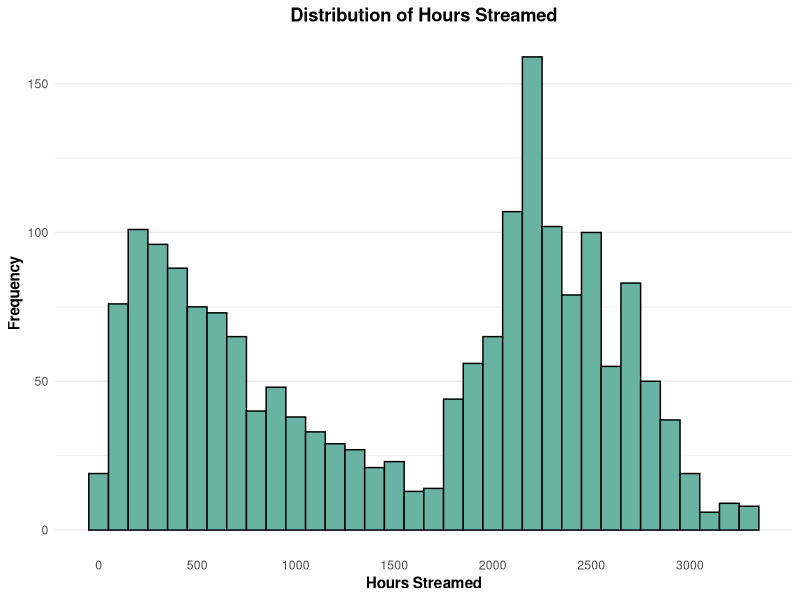
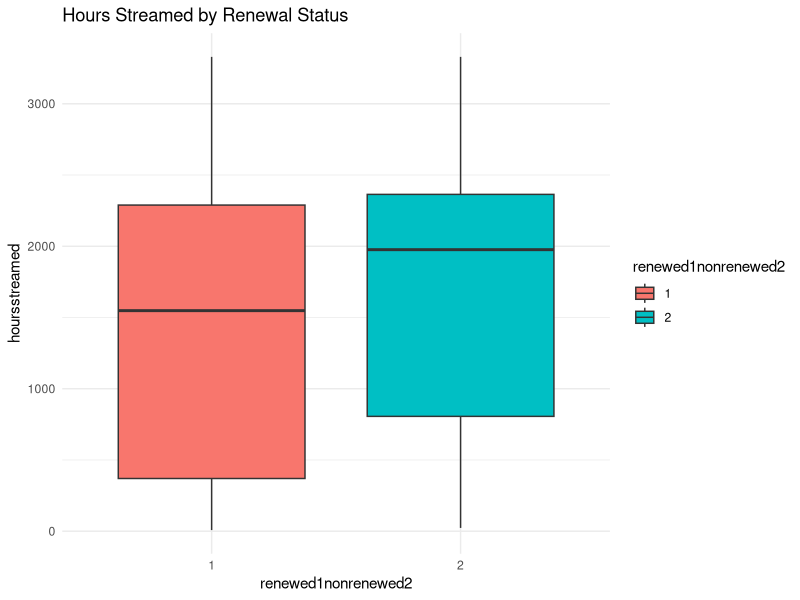
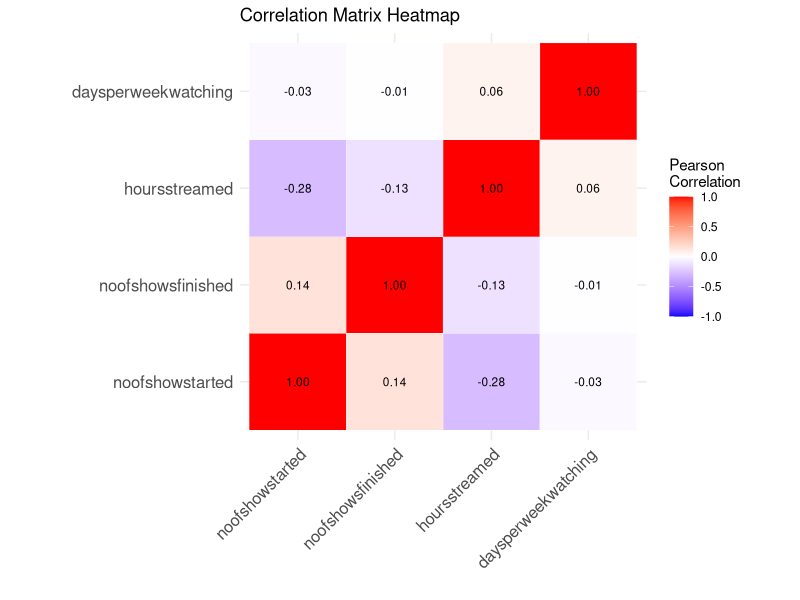

Write R code to recreate these figures, in order. (Note: this script raises an error after producing the figures.)
# Load necessary libraries
library(tidyverse)
library(ggplot2)
library(reshape2)
library(survival)
library(survminer)

# Load the dataset
data <- read.csv("StreamingServiceSurvivalDataset.csv")

# View the first few rows of the dataset
head(data)
str(data)
sum(is.na(data))

# Impute missing values with the median
data$noofshowstarted[is.na(data$noofshowstarted)] <- median(data$noofshowstarted, na.rm = TRUE)
data$noofshowsfinished[is.na(data$noofshowsfinished)] <- median(data$noofshowsfinished, na.rm = TRUE)
sum(is.na(data))

# Convert binary and categorical variables to factors
data$sex1ismale <- as.factor(data$sex1ismale)
data$customerfromtvtrialoffer <- as.factor(data$customerfromtvtrialoffer)
data$specialoffertocontinuewasmadetouser <- as.factor(data$specialoffertocontinuewasmadetouser)
data$couponcodeusedforinitialsignup <- as.factor(data$couponcodeusedforinitialsignup)
data$timeslotwatched <- factor(data$timeslotwatched,
                               levels = c(1, 2, 3, 4),
                               labels = c("Morning", "Evening", "Night", "Afternoon"))

data$pandemicregistration <- as.factor(data$pandemicregistration)
data$renewed1nonrenewed2 <- as.factor(data$renewed1nonrenewed2)
str(data)

# Summary statistics for numerical variables
summary(data[c("noofshowstarted", "noofshowsfinished", "hoursstreamed", "daysperweekwatching")])

# Summary for categorical variables
summary(data[c("sex1ismale", "customerfromtvtrialoffer", "specialoffertocontinuewasmadetouser",
               "couponcodeusedforinitialsignup", "timeslotwatched", "pandemicregistration", "renewed1nonrenewed2")])

# Histogram of hours streamed
ggplot(data, aes(x = hoursstreamed)) +
  geom_histogram(binwidth = 100, color = "black", fill = "#69b3a2") +
  labs(title = "Distribution of Hours Streamed",
       x = "Hours Streamed",
       y = "Frequency") +
  theme_minimal() +
  theme(plot.title = element_text(hjust = 0.5, face = "bold"),
        axis.title.x = element_text(face = "bold"),
        axis.title.y = element_text(face = "bold"),
        panel.grid.major.x = element_blank(), 
        panel.grid.minor.x = element_blank(), 
        legend.position = "none") + 
  scale_x_continuous(breaks = seq(0, max(data$hoursstreamed), by = 500)) + 
  scale_y_continuous(labels = scales::comma) 


# Relationship between hours streamed and renewal status
ggplot(data, aes(x=renewed1nonrenewed2, y=hoursstreamed, fill=renewed1nonrenewed2)) + geom_boxplot() +
  theme_minimal() + ggtitle("Hours Streamed by Renewal Status")

# Correlation between numerical variables
numerical_data <- data %>% select(noofshowstarted, noofshowsfinished, hoursstreamed, daysperweekwatching)

cor_matrix <- cor(numerical_data)
# Melt the correlation matrix into a long format
melted_cor_matrix <- melt(cor_matrix)

# Create the heatmap
ggplot(melted_cor_matrix, aes(x=Var1, y=Var2, fill=value)) +
  geom_tile(color = "white") + # Use white lines to separate the tiles
  scale_fill_gradient2(low = "blue", high = "red", mid = "white", 
                       midpoint = 0, limit = c(-1,1), space = "Lab", 
                       name="Pearson\nCorrelation") +
  theme_minimal() + # Use a minimal theme
  theme(axis.text.x = element_text(angle = 45, vjust = 1, size = 12, hjust = 1),
        axis.text.y = element_text(size = 12)) +
  coord_fixed() + # Ensure the tiles are square
  labs(x = '', y = '', title = 'Correlation Matrix Heatmap') +
  geom_text(aes(label = sprintf("%.2f", value)), size = 3, color = "black") # Add correlation coefficients


# 1 indicates renewal (event did not occur) and 2 indicates non-renewal (event occurred)
data$event_occurred <- ifelse(data$renewed1nonrenewed2 == 2, 1, 0)  # Recoding for clarity

# Prepare the survival object
surv_obj <- Surv(time = data$hoursstreamed, event = data$event_occurred)

# Fit Kaplan-Meier survival estimate
km_fit <- survfit(surv_obj ~ 1, data = data)  # '1' indicates we're not stratifying by any factor here

# Plot Kaplan-Meier survival estimate
ggsurvplot(km_fit, data = data, risk.table = TRUE, conf.int = TRUE,
           title = "Kaplan-Meier Estimate of Streaming Service Renewal",
           xlab = "Follow-Up Time", ylab = "Survival Probability")

# Stratifying by gender
km_fit_strat <- survfit(surv_obj ~ sex1ismale, data = data)

# Plotting stratified Kaplan-Meier estimates
ggsurvplot(km_fit_strat, data = data, risk.table = TRUE, pval = TRUE, conf.int = TRUE,
           title = "Kaplan-Meier Estimate by Gender",
           xlab = "Follow-Up Time", ylab = "Survival Probability")


# Create a binary variable for streaming more than 1000 hours
data$streamed_over_1000 <- ifelse(data$hoursstreamed > 1000, "Over 1000 Hours", "Under 1000 Hours")
data$streamed_over_1000 <- as.factor(data$streamed_over_1000)

# Fit Kaplan-Meier survival estimate stratified by streaming over 1000 hours
km_fit_strat <- survfit(Surv(hoursstreamed, event_occurred) ~ streamed_over_1000, data = data)

# Plot Kaplan-Meier survival estimate
ggsurvplot(km_fit_strat, data = data, palette = c("#00BA38", "#F8766D"),
           title = "Kaplan-Meier Estimate by Streaming Hours",
           xlab = "Follow-Up Time (hours streamed)",
           ylab = "Survival Probability",
           risk.table = TRUE)
# Perform Log-Rank Test
surv_diff <- survdiff(Surv(hoursstreamed, event_occurred) ~ streamed_over_1000, data = data)
print(surv_diff)


# Fit Cox proportional hazards model
cox_model <- coxph(surv_obj ~ sex1ismale + customerfromtvtrialoffer + specialoffertocontinuewasmadetouser +
                     couponcodeusedforinitialsignup + noofshowstarted + noofshowsfinished +
                     timeslotwatched + pandemicregistration + daysperweekwatching, data = data)
# Summary of the Cox model
summary(cox_model)
# Visualizing the impact of covariates
ggforest(cox_model, data = data)
testCPH<-cox.zph(cox_model)
print(testCPH)

